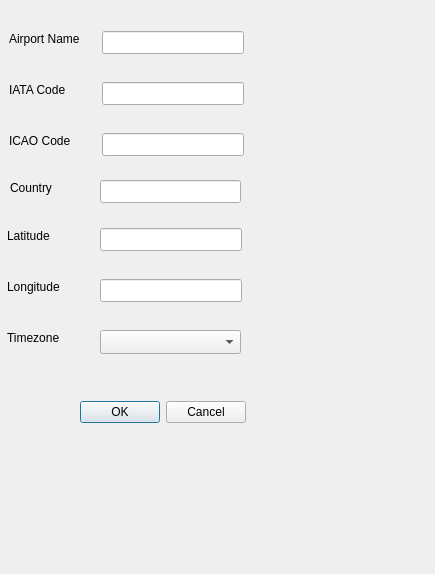
<?xml version="1.0" encoding="UTF-8"?>
<ui version="4.0">
 <class>NewAirportDialog</class>
 <widget class="QDialog" name="NewAirportDialog">
  <property name="geometry">
   <rect>
    <x>0</x>
    <y>0</y>
    <width>435</width>
    <height>574</height>
   </rect>
  </property>
  <property name="windowTitle">
   <string>Add New Airport</string>
  </property>
  <widget class="QLabel" name="nameLabel">
   <property name="geometry">
    <rect>
     <x>9</x>
     <y>31</y>
     <width>87</width>
     <height>16</height>
    </rect>
   </property>
   <property name="text">
    <string>Airport Name</string>
   </property>
  </widget>
  <widget class="QLineEdit" name="nameLineEdit">
   <property name="geometry">
    <rect>
     <x>102</x>
     <y>31</y>
     <width>142</width>
     <height>23</height>
    </rect>
   </property>
  </widget>
  <widget class="QLabel" name="iataLabel">
   <property name="geometry">
    <rect>
     <x>9</x>
     <y>82</y>
     <width>65</width>
     <height>16</height>
    </rect>
   </property>
   <property name="text">
    <string>IATA Code</string>
   </property>
  </widget>
  <widget class="QLineEdit" name="iataLineEdit">
   <property name="geometry">
    <rect>
     <x>102</x>
     <y>82</y>
     <width>142</width>
     <height>23</height>
    </rect>
   </property>
   <property name="maxLength">
    <number>3</number>
   </property>
  </widget>
  <widget class="QLabel" name="icaoLabel">
   <property name="geometry">
    <rect>
     <x>9</x>
     <y>133</y>
     <width>70</width>
     <height>16</height>
    </rect>
   </property>
   <property name="text">
    <string>ICAO Code</string>
   </property>
  </widget>
  <widget class="QLineEdit" name="icaoLineEdit">
   <property name="geometry">
    <rect>
     <x>102</x>
     <y>133</y>
     <width>142</width>
     <height>23</height>
    </rect>
   </property>
   <property name="maxLength">
    <number>4</number>
   </property>
  </widget>
  <widget class="QLabel" name="latitudeLabel">
   <property name="geometry">
    <rect>
     <x>7</x>
     <y>228</y>
     <width>54</width>
     <height>16</height>
    </rect>
   </property>
   <property name="text">
    <string>Latitude</string>
   </property>
  </widget>
  <widget class="QLineEdit" name="latitudeLineEdit">
   <property name="geometry">
    <rect>
     <x>100</x>
     <y>228</y>
     <width>142</width>
     <height>23</height>
    </rect>
   </property>
  </widget>
  <widget class="QLabel" name="longitudeLabel">
   <property name="geometry">
    <rect>
     <x>7</x>
     <y>279</y>
     <width>65</width>
     <height>16</height>
    </rect>
   </property>
   <property name="text">
    <string>Longitude</string>
   </property>
  </widget>
  <widget class="QLineEdit" name="longitudeLineEdit">
   <property name="geometry">
    <rect>
     <x>100</x>
     <y>279</y>
     <width>142</width>
     <height>23</height>
    </rect>
   </property>
  </widget>
  <widget class="QDialogButtonBox" name="buttonBox">
   <property name="geometry">
    <rect>
     <x>80</x>
     <y>400</y>
     <width>166</width>
     <height>24</height>
    </rect>
   </property>
   <property name="standardButtons">
    <set>QDialogButtonBox::Cancel|QDialogButtonBox::Ok</set>
   </property>
  </widget>
  <widget class="QLabel" name="timezoneLabel">
   <property name="geometry">
    <rect>
     <x>7</x>
     <y>330</y>
     <width>63</width>
     <height>16</height>
    </rect>
   </property>
   <property name="text">
    <string>Timezone</string>
   </property>
  </widget>
  <widget class="QComboBox" name="timeZoneComboBox">
   <property name="geometry">
    <rect>
     <x>100</x>
     <y>330</y>
     <width>141</width>
     <height>24</height>
    </rect>
   </property>
  </widget>
  <widget class="QLabel" name="countryLabel">
   <property name="geometry">
    <rect>
     <x>10</x>
     <y>180</y>
     <width>62</width>
     <height>16</height>
    </rect>
   </property>
   <property name="text">
    <string>Country</string>
   </property>
  </widget>
  <widget class="QLineEdit" name="countryLineEdit">
   <property name="geometry">
    <rect>
     <x>100</x>
     <y>180</y>
     <width>141</width>
     <height>23</height>
    </rect>
   </property>
  </widget>
 </widget>
 <resources/>
 <connections/>
</ui>
